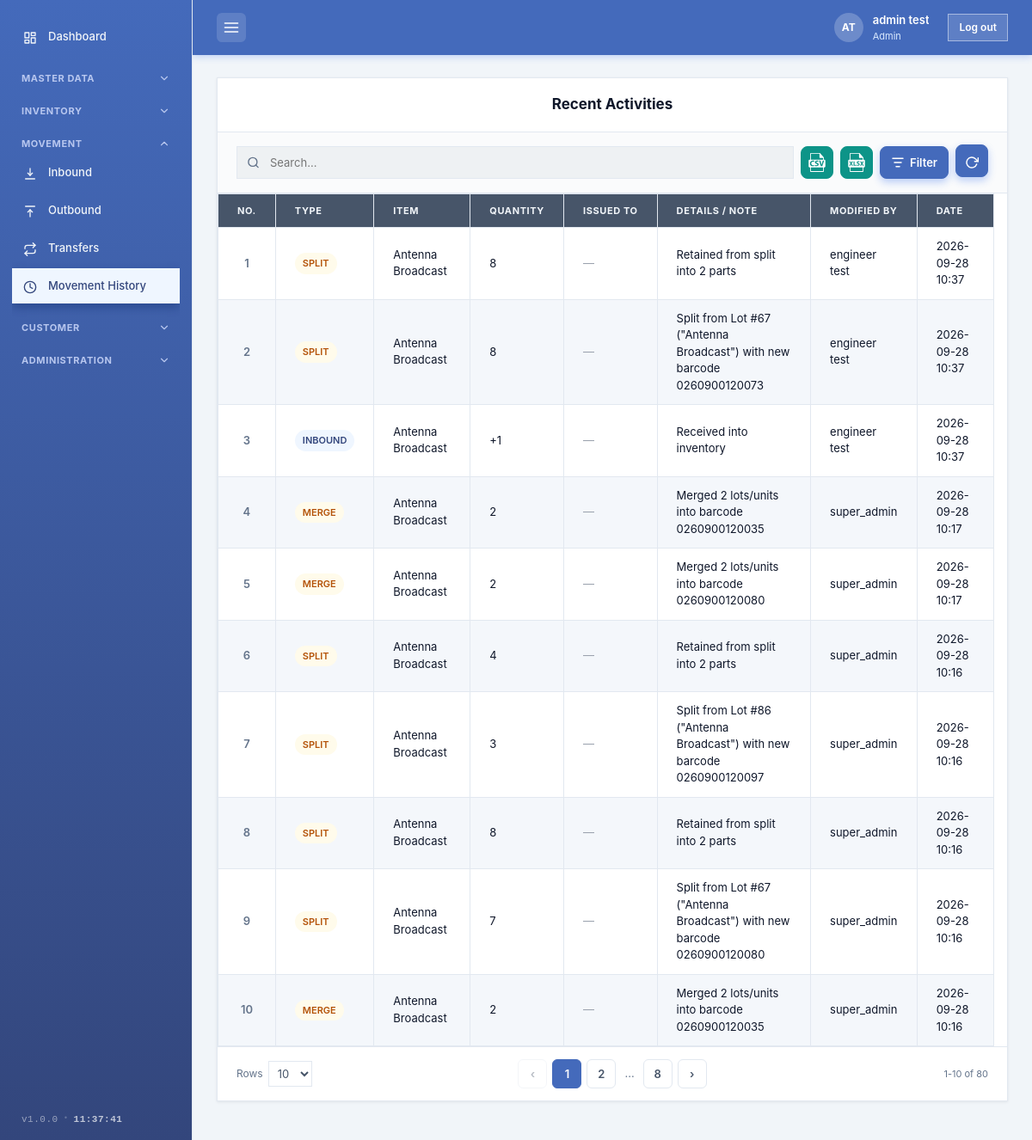
/pages/history.php (signed in), run on the app's committed database.
### tables this page shows
CREATE TABLE `users` (
  `id` int(10) unsigned NOT NULL AUTO_INCREMENT,
  `username` varchar(64) NOT NULL,
  `password_hash` varchar(255) NOT NULL,
  `full_name` varchar(100) DEFAULT NULL,
  `role` varchar(50) NOT NULL DEFAULT 'admin',
  `company` varchar(100) DEFAULT NULL,
  `avatar` varchar(255) DEFAULT NULL,
  `created_at` datetime NOT NULL DEFAULT current_timestamp(),
  PRIMARY KEY (`id`),
  UNIQUE KEY `username` (`username`)
);

CREATE TABLE `stock_movements` (
  `id` int(11) NOT NULL AUTO_INCREMENT,
  `item_id` int(11) NOT NULL,
  `type` varchar(30) NOT NULL,
  `quantity` int(11) NOT NULL,
  `issued_to` varchar(255) DEFAULT NULL,
  `note` varchar(255) DEFAULT NULL,
  `modified_by` varchar(100) DEFAULT NULL,
  `created_at` datetime NOT NULL DEFAULT current_timestamp(),
  PRIMARY KEY (`id`),
  KEY `item_id` (`item_id`),
  KEY `created_at` (`created_at`)
);

### includes/db.php (called while the page is built, shortened)
<?php
function db(): PDO
{
    static $pdo = null;
    if ($pdo === null) {
        $dsn = 'mysql:host=' . DB_HOST . ';dbname=' . DB_NAME . ';charset=utf8mb4';
        $pdo = new PDO($dsn, DB_USER, DB_PASS, [
            PDO::ATTR_ERRMODE            => PDO::ERRMODE_EXCEPTION,
            PDO::ATTR_DEFAULT_FETCH_MODE => PDO::FETCH_ASSOC,
        ]);
    }
    return $pdo;
}

### includes/auth.php (called while the page is built, shortened)
<?php
require_once __DIR__ . '/functions.php';
function current_user(): ?array
{
    static $user = null;
    if ($user === null) {
        try {
            $st = db()->prepare('SELECT id, username, full_name, role, company, avatar, created_at FROM users WHERE id = ?');
            $st->execute([$_SESSION['user_id']]);
            $row = $st->fetch();
            $user = $row === false ? null : $row;
        } catch (Exception $e) {
            $user = null;
        }
    }
    return $user;
}
function require_login(): void
{
    if (current_user() === null) {
        header('Location: ' . BASE_URL . '/login.php');
        exit;
    }
}
function current_role(): ?string
{
    $user = current_user();
    return $user === null ? null : (string)($user['role'] ?? '');
}
function require_staff(): void
{
    require_login();
}
function role_permissions(string $role): array
{
    switch ($role) {
        case 'admin':
            return ['master.manage', 'inventory.manage', 'movement.manage', 'logs.view'];
    }
}
function user_can(string $perm): bool
{
    $role = current_role();
    return $role !== null && in_array($perm, role_permissions($role), true);
}

### pages/history.php (the view, shortened to what this page needs)
<?php
require_once __DIR__ . '/../includes/auth.php';
require_staff();
try {
    $pdo = db();
    $movements = fetch_movements($pdo);
} catch (Exception $e) {
    $movements = [];
    $dbError   = 'Could not load the activity history from the database.';
}
$typeLabels = movement_type_labels();
include __DIR__ . '/../includes/header.php';
require_once __DIR__ . '/../includes/data-toolbar.php';
require_once __DIR__ . '/../includes/data-pagination.php';
$histSortOptions = [
    ['newest', 'Newest First'],
    ['oldest', 'Oldest First'],
];
$histToolbar    = buildToolbar('hist', $histSortOptions);
$histPagination = buildPagination('hist', [
    'pageSize' => 10,
    'deletePermanentlyAction' => 'deleteHistory()',
]);
?>
<section class="inventory-section" id="inventory">
    <div class="section-header">
        <div class="section-title">Recent Activities</div>
    </div>
    <div class="toolbar-row"><?php echo $histToolbar; ?></div>
    <div class="table-container">
        <table>
            <thead>
                <tr>
                    <th>No.</th>
                    <th>Type</th>
                    <th>Item</th>
                    <th>Quantity</th>
                    <th>Issued To</th>
                    <th>Details / Note</th>
                    <th>Modified By</th>
                    <th>Date</th>
                </tr>
            </thead>
            <tbody id="histBody">
                <?php if (empty($movements)): ?>
                    <tr><td colspan="8" style="text-align:center; color:#9ca3af; padding:40px;">No activity yet.</td></tr>
                <?php else: ?>
                    <?php foreach ($movements as $i => $m): ?>
                        <tr class="hist-row" data-type="<?php echo e($m['type']); ?>" data-created="<?php echo strtotime($m['created_at']); ?>">
                            <td class="no-col"><?php echo $i + 1; ?></td>
                            <td>
                                <span class="status <?php echo e(movement_status_class($m['type'])); ?>">
                                    <?php echo e($typeLabels[$m['type']] ?? strtoupper((string)$m['type'])); ?>
                                </span>
                            </td>
                            <td><?php echo $m['item_name'] ? e($m['item_name']) : ('Item #' . (int)$m['item_id']); ?></td>
                            <td><?php echo movement_qty($m['type'], $m['quantity']); ?></td>
                            <td><?php echo dash($m['issued_to']); ?></td>
                            <td><?php echo dash($m['note']); ?></td>
                            <td><?php echo dash($m['modified_by']); ?></td>
                            <td><?php echo e(fmt_datetime($m['created_at'])); ?></td>
                        </tr>
                    <?php endforeach; ?>
                <?php endif; ?>
            </tbody>
        </table>
    </div>
    <?php echo $histPagination; ?>
</section>
<?php include __DIR__ . '/../includes/footer.php'; ?>

### includes/header.php (shortened to what this page needs)
<?php
require_once __DIR__ . '/functions.php';
require_once __DIR__ . '/auth.php';
$currentUser = current_user();
$fullName    = $currentUser['full_name'] ?? $currentUser['username'] ?? 'User';
$roleLabel   = ucfirst($currentUser['role'] ?? 'User');
$words = preg_split('/\s+/', trim($fullName));
$initials = strtoupper(($words[0][0] ?? 'U') . ($words[1][0] ?? ''));
?>
<!DOCTYPE html>
<html lang="en">
<head>
    <link rel="stylesheet" href="<?php echo BASE_URL; ?>/css/style.css">
</head>
<body>
<div class="app">
    <?php include __DIR__ . '/sidebar.php'; ?>
    <main class="main">
        <header class="topbar">
            <button type="button" class="sidebar-toggle" onclick="toggleSidebar()" aria-label="Toggle sidebar">
                <svg viewBox="0 0 24 24" fill="none" stroke="currentColor" stroke-width="2" stroke-linecap="round" width="20" height="20">
                    <line x1="3" y1="6" x2="21" y2="6"></line>
                    <line x1="3" y1="12" x2="21" y2="12"></line>
                    <line x1="3" y1="18" x2="21" y2="18"></line>
                </svg>
            </button>
            <div class="user-area">
                <a href="<?php echo BASE_URL; ?>/pages/profile.php" class="user-profile-link" title="My Profile">
                    <div class="user-avatar">
                        <?php if (!empty($currentUser['avatar']) && is_file(__DIR__ . '/../' . $currentUser['avatar'])): ?>
                            <img src="<?php echo BASE_URL . '/' . e($currentUser['avatar']); ?>" alt="<?php echo e($fullName); ?>">
                        <?php else: ?>
                            <?php echo e($initials); ?>
                        <?php endif; ?>
                    </div>
                    <div>
                        <div class="user-name"><?php echo e($fullName); ?></div>
                        <div class="user-role"><?php echo e($roleLabel); ?></div>
                    </div>
                </a>
                <a href="<?php echo BASE_URL; ?>/logout.php" class="logout-link">Log out</a>
            </div>
        </header>
        <div class="content">

### includes/functions.php (shortened to what this page needs)
<?php
require_once __DIR__ . '/db.php';
require_once __DIR__ . '/auth.php';
function e($value): string
{
    return htmlspecialchars((string)$value, ENT_QUOTES, 'UTF-8');
}
function fmt_datetime(?string $value): string
{
    return $value ? date('Y-m-d H:i', strtotime($value)) : '';
}
function dash(?string $value): string
{
    return ($value !== null && $value !== '') ? e($value) : '<span class="dash">—</span>';
}
function fetch_movements(PDO $pdo, ?int $limit = null): array
{
    $sql = "SELECT m.*, COALESCE(mi.product_name, '') AS item_name
            FROM stock_movements m
            LEFT JOIN inventory_units u ON u.id = m.item_id
            LEFT JOIN master_items mi ON mi.id = u.master_item_id
            ORDER BY m.created_at DESC, m.id DESC";
    return $pdo->query($sql)->fetchAll();
}
function movement_type_labels(): array
{
    return [
        'in'       => 'INBOUND',
        'out'      => 'OUTBOUND',
        'transfer' => 'TRANSFER',
        'check_in' => 'CHECK IN',
        'return'   => 'RETURN',
    ];
}
function movement_status_class(?string $type): string
{
    return match ($type) {
        'in'       => 'inbound',
        'out'      => 'outbound',
        'check_in' => 'check-in',
        'return'   => 'return',
        default    => 'transfer',
    };
}
function movement_qty(string $type, $quantity): string
{
    $q = (int)$quantity;
    if ($type === 'in' || $type === 'check_in' || $type === 'return') {
        return '+' . $q;
    }
    if ($type === 'out') {
        return '-' . $q;
    }
    return (string)$q;
}

### css/style.css (style rules this page uses)
:root { --blue: #446abb; --blue-dark: #33467c; --blue-soft: #eff6ff; --blue-line: #bfdbfe; --ink: #0f172a; --text: #475569; --muted: #64748b; --border: #e2e8f0; --bg: #f1f5f9; --surface: #ffffff; --green: #16a34a; --green-soft: #f0fdf4; --green-ink: #15803d; --red: #b45151; --red-soft: #fef2f2; --red-ink: #b91c1c; --amber: #f59e0b; --amber-soft: #fffbeb; --amber-ink: #b45309; --teal: #0d9488; --teal-dark: #0f766e; --gray: #64748b; --gray-dark: #475569; --radius: 0; --radius-sm: 0; --shadow: 0 1px 3px rgba(15, 23, 42, 0.08); --shadow-hover: 0 6px 18px rgba(15, 23, 42, 0.12); }
* { box-sizing: border-box; margin: 0; padding: 0; }
html { -webkit-text-size-adjust: 100%; overflow-x: hidden; }
body { font-family: -apple-system, BlinkMacSystemFont, "Segoe UI", Roboto, "Helvetica Neue", Arial, sans-serif; background: var(--bg); color: var(--ink); font-size: 14px; line-height: 1.5; -webkit-font-smoothing: antialiased; overflow-x: hidden; max-width: 100vw; }
a { text-decoration: none; color: var(--blue); }
button, input, select, textarea { font-family: inherit; }
.app { display: flex; min-height: 100vh; }
.sidebar-toggle { display: inline-flex; align-items: center; justify-content: center; width: 34px; height: 34px; border: none; background: rgba(255, 255, 255, 0.14); border-radius: 6px; color: #ffffff; cursor: pointer; flex-shrink: 0; }
.nav-icon svg { width: 16px; height: 16px; vertical-align: middle; display: inline-block; }
.main { margin-left: 224px; width: calc(100% - 224px); min-height: 100vh; display: flex; flex-direction: column; transition: margin-left 0.2s ease, width 0.2s ease; }
.topbar { height: 64px; background: var(--blue); color: #ffffff; display: flex; align-items: center; justify-content: space-between; padding: 0 28px; position: sticky; top: 0; z-index: 90; box-shadow: 0 2px 8px rgba(37, 99, 235, 0.25); }
.user-area { display: flex; align-items: center; gap: 8px; min-width: 0; margin-left: auto; }
.user-profile-link { display: flex; align-items: center; gap: 11px; text-decoration: none; color: inherit; padding: 4px 8px; border-radius: var(--radius-sm); transition: background 0.15s ease; }
.user-avatar { width: 34px; height: 34px; border-radius: 50%; background: rgba(255, 255, 255, 0.22); color: #ffffff; display: flex; align-items: center; justify-content: center; font-weight: 700; font-size: 12px; flex-shrink: 0; overflow: hidden; }
.user-name { font-size: 13px; font-weight: 600; color: #ffffff; white-space: nowrap; overflow: hidden; text-overflow: ellipsis; max-width: 160px; }
.user-role { font-size: 11px; color: #dbeafe; margin-top: 1px; }
.logout-link { font-size: 12px; font-weight: 600; color: #ffffff; background: rgba(255, 255, 255, 0.14); border: 1px solid rgba(255, 255, 255, 0.45); padding: 6px 12px; border-radius: var(--radius-sm); margin-left: 6px; flex-shrink: 0; transition: background 0.15s, color 0.15s; }
.content { padding: 26px 28px 44px; flex: 1; }
.inventory-section { background: var(--surface); border: 1px solid var(--border); border-radius: var(--radius); box-shadow: var(--shadow); overflow: visible; position: relative; }
.section-header { padding: 18px 22px; display: flex; align-items: center; justify-content: center; gap: 12px; border-bottom: 1px solid var(--border); flex-wrap: wrap; }
.section-title { font-size: 17px; font-weight: 700; color: var(--ink); }
.toolbar-row { padding: 14px 22px; border-bottom: 1px solid var(--border); background: #fafbfc; margin-bottom: 0; }
.table-container { overflow: auto; min-height: 380px; max-height: calc(100vh - 220px); scrollbar-gutter: stable; }
.table-container thead th { position: sticky; top: 0; z-index: 1; }
table { width: 100%; min-width: 600px; border-collapse: collapse; }
th, .dt, .label-title { font-size: 11px; font-weight: 700; color: var(--muted); text-transform: uppercase; letter-spacing: 0.6px; }
th { text-align: left; padding: 11px 22px; background: var(--text); color: var(--bg); border: 1px solid var(--border); white-space: nowrap; }
.status.inbound, .status.staged { color: var(--blue-dark); background: var(--blue-soft); }
.status.transfer { color: var(--amber-ink); background: var(--amber-soft); }
button, .btn { border-radius: 8px; }

### data on the page
users: full_name "AT", full_name "admin test", role "Admin"
stock_movements: type "SPLIT", item_name "Antenna Broadcast", quantity "8", note "Retained from split into 2 parts engineer test", created_at "2026-09-28 10:37"
stock_movements: type "SPLIT", item_name "Antenna Broadcast", quantity "8", note "Split from Lot #67 (\"Antenna Broadcast\") with new barcode 0260900120073 engineer test", created_at "2026-09-28 10:37"
stock_movements: type "INBOUND", item_name "Antenna Broadcast", movement_qty($m['type'], $m['quantity']) "+1", note "Received into inventory engineer test", created_at "2026-09-28 10:37"
stock_movements: type "MERGE", item_name "Antenna Broadcast", quantity "2", note "Merged 2 lots/units into barcode 0260900120035 super_admin", created_at "2026-09-28 10:17"
stock_movements: type "MERGE", item_name "Antenna Broadcast", quantity "2", note "Merged 2 lots/units into barcode 0260900120080 super_admin", created_at "2026-09-28 10:17"
stock_movements: type "SPLIT", item_name "Antenna Broadcast", quantity "4", note "Retained from split into 2 parts super_admin", created_at "2026-09-28 10:16"
stock_movements: type "SPLIT", item_name "Antenna Broadcast", quantity "3", note "Split from Lot #86 (\"Antenna Broadcast\") with new barcode 0260900120097 super_admin", created_at "2026-09-28 10:16"
stock_movements: type "SPLIT", item_name "Antenna Broadcast", quantity "8", note "Retained from split into 2 parts super_admin", created_at "2026-09-28 10:16"
stock_movements: type "SPLIT", item_name "Antenna Broadcast", quantity "7", note "Split from Lot #67 (\"Antenna Broadcast\") with new barcode 0260900120080 super_admin", created_at "2026-09-28 10:16"
stock_movements: type "MERGE", item_name "Antenna Broadcast", quantity "2", note "Merged 2 lots/units into barcode 0260900120035 super_admin", created_at "2026-09-28 10:16"

### other printed values
$label "MASTER DATA"
$label "INVENTORY"
$label "MOVEMENT"
$text "Inbound"
$text "Outbound"
$text "Transfers"
$text "Movement History"
$label "CUSTOMER"
$label "ADMINISTRATION"
APP_VERSION "1.0.0"
form field value "10"
